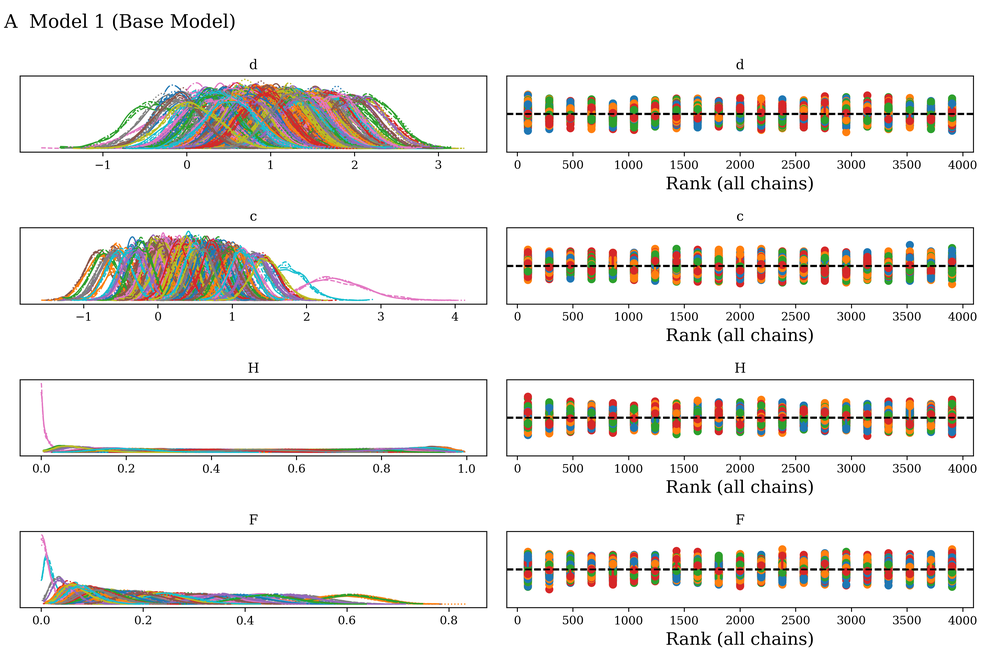
#> input picture model_convergence/mod1_rank_plots.png, 1000 x 667 px, shrunk from 3600 x 2400 before the run, found by its file name
$ python combine_figures.py
#> lines starting #> are read from the running program, lines starting #| are printed output that depends on the picture
# -*- coding: utf-8 -*-
from PIL import Image
import matplotlib.pyplot as plt

plots = ["mod1_rank_plots.png","mod2_rank_plots.png"]

im1,im2 = [Image.open(plots[i]) for i in range(len(plots))]
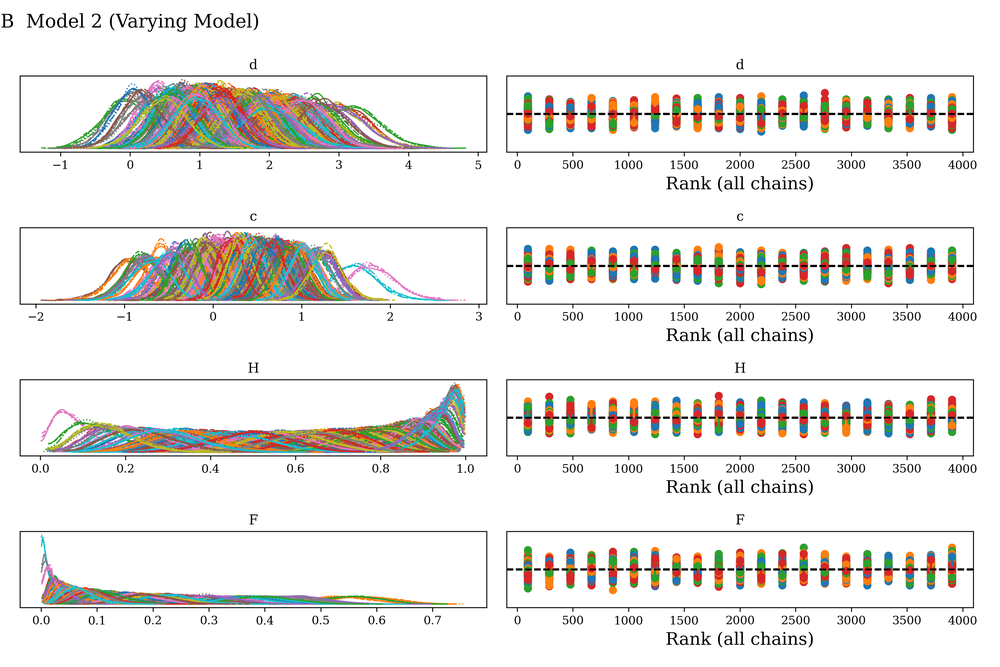
#> input picture model_convergence/mod2_rank_plots.png, 1000 x 667 px, shrunk from 3600 x 2400 before the run, found by its file name
#> im1 is the input picture: PIL image 1000x667 RGBA; mean R, G, B, A 237.6, 235.9, 233.5, 255
#> im2 is the input picture: PIL image 1000x667 RGBA; mean R, G, B, A 235.3, 233.7, 231, 255

dst = Image.new('RGB', (im1.width*2+100, im2.height), color=(255,255,255))
#> dst: PIL image 2100x667 RGB; every value is 255

dst.paste(im1, (0, 0))
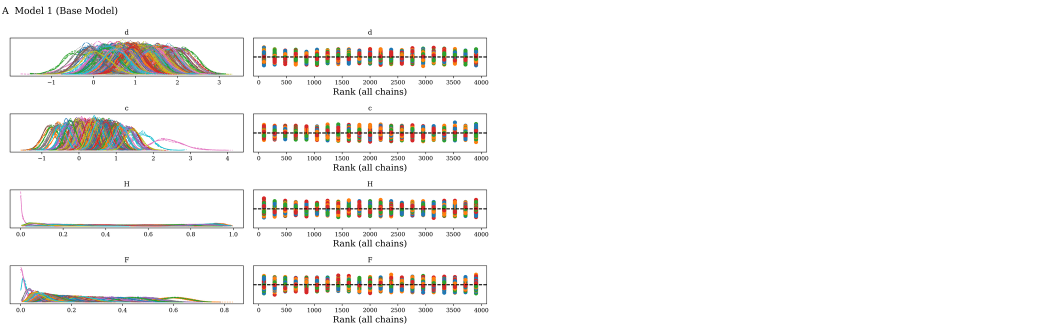
#> dst: PIL image 2100x667 RGB (shown at 1/2 size); mean R, G, B 246.7, 245.9, 244.8
dst.paste(im2, (im2.width, 0))
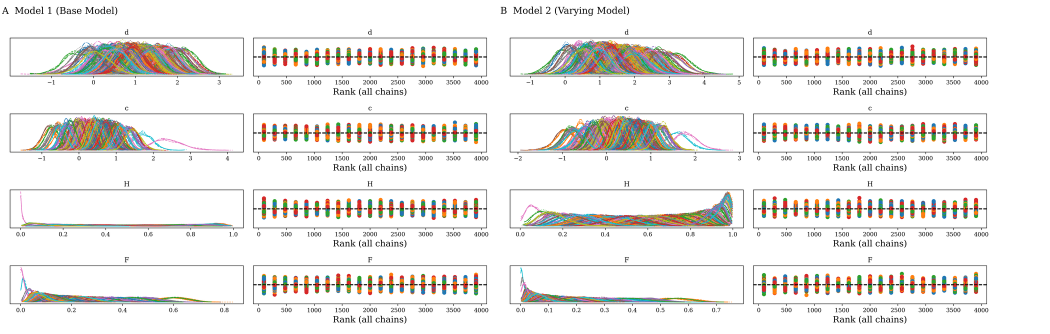
#> dst: PIL image 2100x667 RGB (shown at 1/2 size); mean R, G, B 237.3, 235.7, 233.3

dst.save("rank_plots.png")

dst.save("BMR-2024-18-04 SDT-Models-rank_plots.pdf")

# [11 lines of commented-out code are left out]
